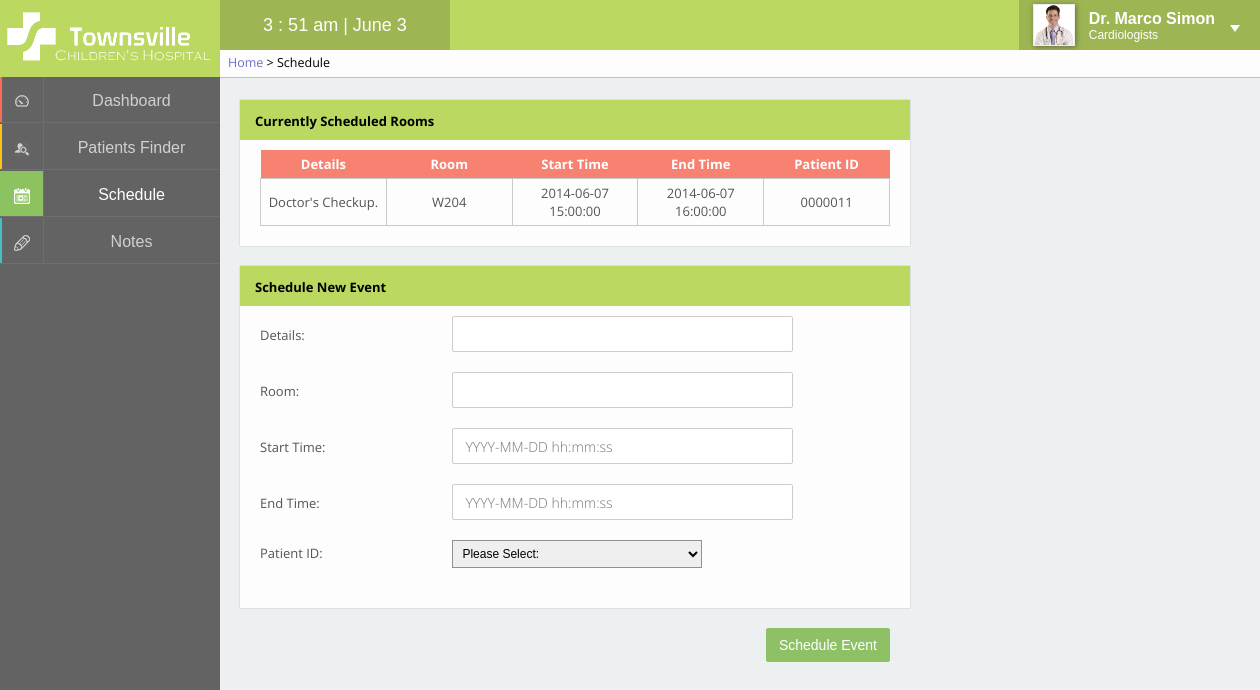
The page /pages/schedule.php (signed in) on the database its author committed.
### tables this page shows
CREATE TABLE IF NOT EXISTS `staff` (
  `staffID` int(4) unsigned zerofill NOT NULL AUTO_INCREMENT,
  `firstName` varchar(40) NOT NULL,
  `lastName` varchar(40) NOT NULL,
  `title` int(1) NOT NULL,
  `password` varchar(64) NOT NULL,
  `specialties` varchar(40) DEFAULT NULL,
  `photo` varchar(200) NOT NULL DEFAULT '<img src="../images/none.png" alt="Profile picture" />',
  PRIMARY KEY (`staffID`),
  KEY `title_idx` (`title`)
);

CREATE TABLE IF NOT EXISTS `schedules` (
  `scheduleID` int(7) unsigned zerofill NOT NULL AUTO_INCREMENT,
  `details` varchar(255) NOT NULL,
  `room` varchar(7) NOT NULL,
  `startTime` datetime NOT NULL,
  `endTime` datetime NOT NULL,
  `patientID` int(7) unsigned zerofill NOT NULL,
  PRIMARY KEY (`scheduleID`),
  KEY `patientID_idx` (`patientID`)
);

### pages/schedule.php (the view, shortened to what this page needs)
<?php
	$pageTitle = "Schedule";
	$breadcrumb = "<a href='home.php'>Home</a> > " . $pageTitle;
	include '../inc/panel.php';
?>
<link type="text/css" rel="stylesheet" href="../css/patientupdate.css" media="screen" />
<div class="leftContent">
	<div class="box schedule">
		<section class="boxTitle">
			<p>Currently Scheduled Rooms</p>
		</section>
		<section class="boxContent">
			<?php
			$sql = "SELECT details, room, startTime, endTime, patientID
					FROM schedules
					WHERE endTime > NOW()
					ORDER BY startTime ASC";
			$result = mysql_query($sql);
			$count = mysql_num_rows($result);
			if ($count > 0) {
				echo "
				<table>
					<tr>
						<th>Details</th>
						<th>Room</th>
						<th>Start Time</th>
						<th>End Time</th>
						<th>Patient ID</th>
					</tr>
				";
				while ($row = mysql_fetch_array($result)) {
					echo "
					<tr>
						<td>{$row['details']}</td>
						<td>{$row['room']}</td>
						<td>{$row['startTime']}</td>
						<td>{$row['endTime']}</td>
						<td>{$row['patientID']}</td>
					</tr>
					";
				}
				echo "
				</table>
				";
			} else {
				echo "<p>No rooms are currently scheduled.</p>";
			}
			?>
		</section>
	</div>
	<div class="box">
		<section class="boxTitle">
			<p>Schedule New Event</p>
		</section>
		<section class="boxContent">
			<form action="scheduleprocess.php" method="post">
				<div>
					<label for="details">Details: </label>
					<input class="textInput" type="text" name="details" required />
				</div>
				<div>
					<label for="room">Room: </label>
					<input class="textInput" type="text" name="room" required />
				</div>
				<div>
					<label for="startTime">Start Time: </label>
					<input class="textInput" type="text" name="startTime" placeholder="YYYY-MM-DD hh:mm:ss" required />
				</div>
				<div>
					<label for="endTime">End Time: </label>
					<input class="textInput" type="text" name="endTime" placeholder="YYYY-MM-DD hh:mm:ss" required />
				</div>
				<div>
					<label for="patientID">Patient ID: </label>
					<select name="patientID">
						<option>Please Select: </option>
					</select>
				</div>
				<div>
					<button type="submit" class="submit">Schedule Event</button>
				</div>
			</form>
		</section>
	</div>
</div>
<?php
	include '../inc/footer.php';
?>

### inc/panel.php (shortened to what this page needs)
<!DOCTYPE html PUBLIC "-//W3C//DTD XHTML 1.0 Transitional//EN" "http://www.w3.org/TR/xhtml1/DTD/xhtml1-transitional.dtd">
<html xmlns="http://www.w3.org/1999/xhtml" xml:lang="en" lang="en">
<head>
	<link type="text/css" rel="stylesheet" href="../css/panel.css" media="screen" />
	<link type="text/css" rel="stylesheet" href="../css/style.css" media="screen" />
</head>
<body onload="load()">
<div class="header">
	<div class="logo">
		<img src="../images/logo_white.png" alt="logo" />
	</div>
	<div class="timer">
		<span id="clock"></span>
	</div>
	<div class="profile">
		<?php
		$staffID = $_SESSION['user'];
		$sql = "SELECT staffID, firstName, lastName, title, specialties, photo
				FROM staff
				WHERE staffID = '$staffID'";
		$result = mysql_query($sql);
		$row = mysql_fetch_assoc($result);
		echo "<div class='pic'>";
			echo $row['photo'];
		echo "</div>";
		echo "<div class='name'>";
			echo "<span class='title'>";
			switch ($row['title']) {
				case 1:	echo "Dr. ";
					break;
			}
			echo $row['firstName'] . " " . $row['lastName'] . "</span> <br />";
				echo "<span class='spec'>{$row['specialties']}</span>";
		echo "</div>";
		?>
		<div class="triangle1"></div>
	</div>
	<div id="breadcrumb">
		<span><?php echo $breadcrumb ?></span>
	</div>
</div>
<div class="panal">
<a href='home.php' id='m1'>
<div class='layer effect'>
	<div class='mask'></div>
 	<div class='icon'>
 		<img src='../images/i1s.png' alt='dashboardICON' />
 	</div>
 	<div class='lable'>
 		<span>Dashboard</span>
 	</div>
</div></a>
<a href='patientsfinder.php' id='m2'>
<div class='layer effect'>
 	<div class='mask'></div>
 	<div class='icon'>
 		<img src='../images/i2s.png' alt='patientsICON' />
 	</div>
 	<div class='lable'>
 		<span>Patients Finder</span>
 	</div>
</div></a>
<a href='schedule.php' id='m3'>
<div class='layer effect'>
 	<div class='icon'>
 		<img src='../images/i3s.png' alt='scheduleICON' />
 	</div>
 	<div class='lable'>
 		<span>Schedule</span>
 	</div>
</div></a>
<a href='notes.php' id='m4'>
<div class='layer effect' id='m4'>
	<div class='mask'></div>
	<div class='icon'>
		<img src='../images/i4s.png' alt='noteICON' />
	</div>
	<div class='lable'>
		<span>Notes</span>
	</div>
</div></a>
</div>
<div class="content">

### css/panel.css (style rules this page uses)
.header { position: relative; width:100%; height: 50px; background-color: #bbd861; z-index: 10; }
.logo { width:220px; height: 50px; }
.logo img { position: relative; padding-top: 7px; height: 60px; z-index: 11; }
.timer { position: relative; left: 220px; top: -50px; height: 50px; background-color: #9db552; width: 230px; text-align: center; }
.timer span { position: relative; color: white; font-size: 18px; top: 15px; }
.profile { position: relative; right: 0; top: -100px; float: right; height: 50px; background-color: #9db552; cursor: pointer; }
.pic { position: relative; float:left; width: 50px; height: 50px; text-align: center; padding-top: 4px; padding-left: 10px; }
.pic img { width: 40px; height: 40px; border: 1px solid #eee; box-shadow: 1px 1px 5px 0px rgba(50, 50, 50, 0.55); }
.name { position: relative; float: right; top: 10px; right: 45px; color: white; padding-left: 55px; }
.name .title { font-weight: bold; font-size: 16px; }
.name .spec { font-weight: normal; font-size: 12px; }
.triangle1 { position: absolute; top:25px; right: 20px; width: 0; height: 0; border-style: solid; border-width: 7px 5px 0 5px; border-color: #fff transparent transparent transparent; }
.panal { position: absolute; background-color: #636363; top: 0; left: 0; width: 220px; height: 100%; overflow: hidden; z-index: 5; }
.layer { position: relative; top: 45px; width: 220px; height: 47px; overflow: hidden; z-index: 6; }
#m1 .mask { background-color: #fd6a56; }
#m2 .mask { background-color: #ffc313; }
#m4 .mask { background-color: #44c0c2; }
.effect .mask { width: 2px; height: 46px; position: absolute; overflow: hidden; top: 0; left: 0; z-index: -1; -webkit-transition:width 0.2s; transition:width 0.2s; }
.layer .icon { width: 43px; height: 45px; border-bottom: 1px solid #6e6e6e; border-right: 1px solid #6e6e6e; text-align: center; background-color: transparent; }
.layer .icon img { padding-top: 17px; z-index: 1; opacity: 0.7; -webkit-transition:opacity 0.3s; transition:opacity 0.3s; }
.active .icon img { opacity: 1 !important; }
.layer .lable { position: relative; top: -46px; left: 43px; width: 177px; height: 45px; border-bottom: 1px solid #6e6e6e; text-align: center; }
.layer .lable span { position: relative; color: white; top: 15px; opacity: 0.7; -webkit-transition:opacity 0.3s; transition:opacity 0.3s; }
.active .lable span { opacity: 1 !important; }
#breadcrumb { position: absolute; left: 220px; top: 50px; height: 27px; min-width: -webkit-calc(100% - 220px); min-width: calc(100% - 220px); border-bottom: 1px solid #C0C0C0; background-color: #fdfdfd; font-family: 'Open Sans', sans-serif; font-size: 12.5px; }
#breadcrumb a { color: #7171C6; }
#breadcrumb span { position: relative; bottom: -4px; margin: 0px 8px; }

### css/patientupdate.css (style rules this page uses)
.box { margin-bottom: 80px; }
.submit { margin-top: 40px; }
label { display: inline-block; width: 30%; }
.textInput { width: 50%; margin-bottom: 20px; }
select { width: 250px; margin-bottom: 20px; }
.CATable th, td { padding: 5px, 0; width: 40%; }
.schedule { margin-bottom: 20px; }
.schedule table { width: 100%; text-align: center; }
.schedule th, td { padding: 5px; width: 20%; }

### rows shown on the page
staff: photo (placeholder picture), firstName "Marco", lastName "Simon", specialties "Cardiologists"
schedules: details "Doctor's Checkup.", room "W204", startTime "2014-06-07 15:00:00", endTime "2014-06-07 16:00:00", patientID "0000011"

### other values the page prints
$pageTitle "Schedule"
